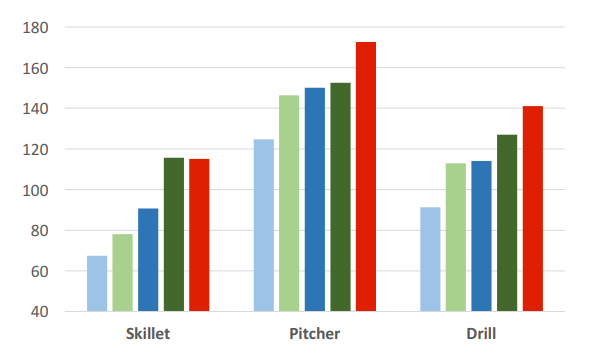
#> input picture test_image.png, 592 x 356 px
$ python bar_extracter.py
#> lines starting #> are read from the running program, lines starting #| are printed output that depends on the picture; after the words box and inside, x2 and y2 are one past the last pixel; in counts of white or black regions, pixels touching at a corner belong together
import cv2
import numpy as np
import matplotlib.pyplot as plt


def obtainbars(img):
    """
    Pass a gray scaled image as input to obtain only the bars
    """


    # Thresholding the image
    (thresh, img_bin) = cv2.threshold(img, 240, 255,0)
    # Invert the image
    img_bin = 255-img_bin

    # Defining a kernel length
    kernel_length = np.array(img).shape[1]//80

    # A horizontal kernel of (kernel_length X 1), which will help to detect all the horizontal line from the image.
    hori_kernel = cv2.getStructuringElement(cv2.MORPH_RECT, (kernel_length, 10))

    # A kernel of (3 X 3) ones.
    kernel = cv2.getStructuringElement(cv2.MORPH_RECT, (3, 3))


    # Morphological operation to detect horizontal lines from an image
    img_temp2 = cv2.erode(img_bin, hori_kernel, iterations=3)
    horizontal_lines_img = cv2.dilate(img_temp2, hori_kernel, iterations=3)
    horizontal_lines_img = 255-horizontal_lines_img

    return horizontal_lines_img

if __name__=="__main__":
    # Read the image
    # img = cv2.imread('1.png', 0)
    img=cv2.imread('test_image.png',0)
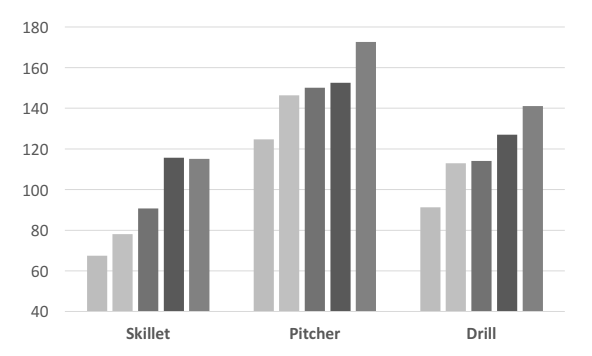
#> img: shape (356, 592); min 89, max 255, mean 225.8
    horizontal_lines_img=obtainbars(img)
#> in obtainbars, `(thresh, img_bin) = cv2.threshold(img, 240, 255,0)`:
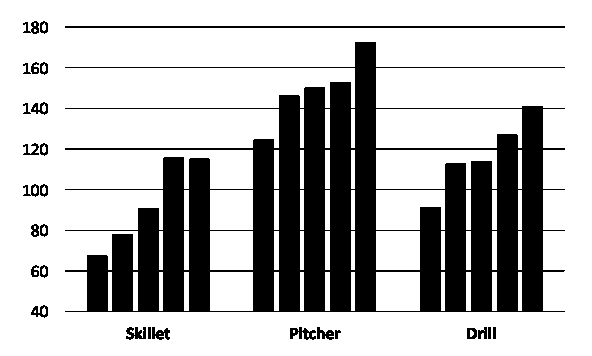
#> img_bin: shape (356, 592); 72.9% white; 28 black regions, largest, box (x1, y1, x2, y2) and area: (65, 42, 565, 312) 54113, (65, 26, 565, 28) 1000, (290, 327, 316, 340) 191
#> in obtainbars, `img_temp2 = cv2.erode(img_bin, hori_kernel, iterations=3)`:
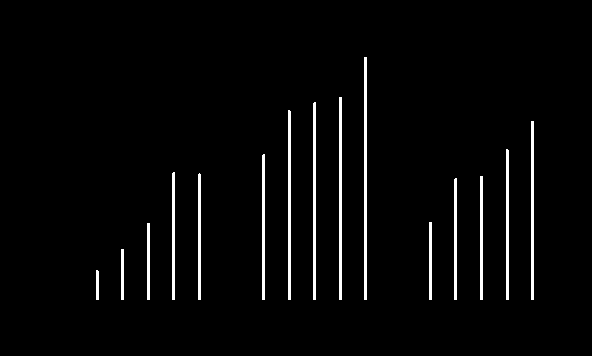
#> img_temp2: shape (356, 592); 2.9% white; 15 white regions, largest, box (x1, y1, x2, y2) and area: (364, 57, 367, 300) 729, (339, 97, 342, 300) 609, (313, 102, 316, 300) 593
#> in obtainbars, `horizontal_lines_img = cv2.dilate(img_temp2, hori_kernel, iterations=3)`:
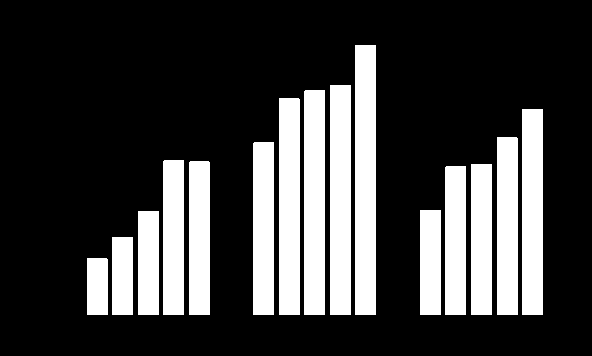
#> horizontal_lines_img: shape (356, 592); 24.4% white; 15 white regions, largest, box (x1, y1, x2, y2) and area: (355, 45, 376, 315) 5670, (330, 85, 351, 315) 4830, (304, 90, 325, 315) 4724
    # cv2.imwrite("please_test.png",horizontal_lines_img)
    plt.imshow(horizontal_lines_img,cmap="gray")
    plt.show()

$ run again, with 1.png copied over test_image.png
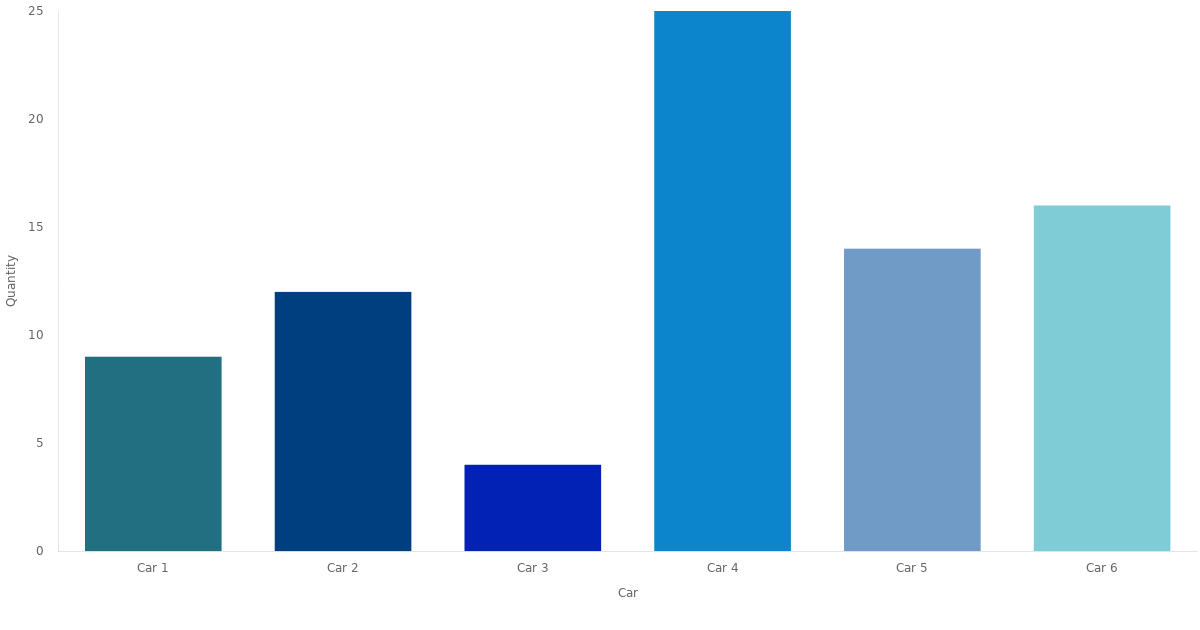
#> input picture 1.png, 1200 x 630 px
#> in obtainbars, `(thresh, img_bin) = cv2.threshold(img, 240, 255,0)`:
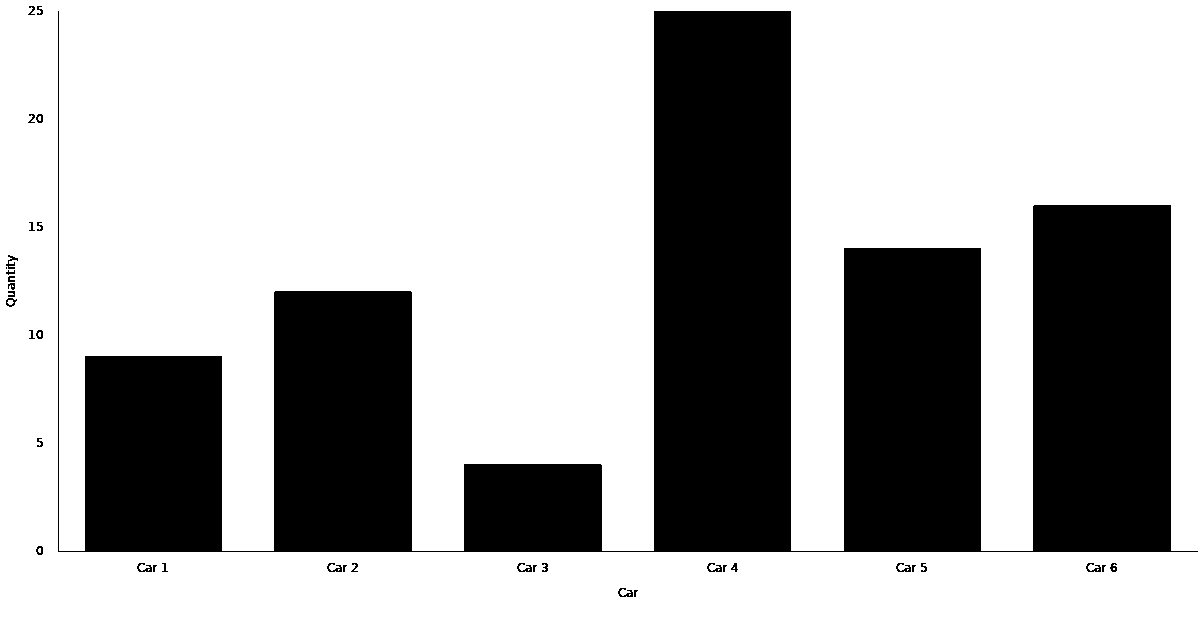
#> img_bin: shape (630, 1200); 68.1% white; 38 black regions (8 under 20 px), largest, box (x1, y1, x2, y2) and area: (58, 11, 1198, 552) 239516, (6, 255, 18, 269) 69, (137, 563, 152, 572) 64
#> img_temp2: shape (630, 1200); 19.9% white; 6 white regions, box (x1, y1, x2, y2) and area: (675, 26, 770, 540) 48830, (1054, 220, 1150, 540) 30719, (865, 263, 960, 540) 26315, (295, 306, 391, 540) 22462, (106, 371, 201, 540) 16055, (485, 479, 581, 540) 5855
#> in obtainbars, `horizontal_lines_img = cv2.dilate(img_temp2, hori_kernel, iterations=3)`:
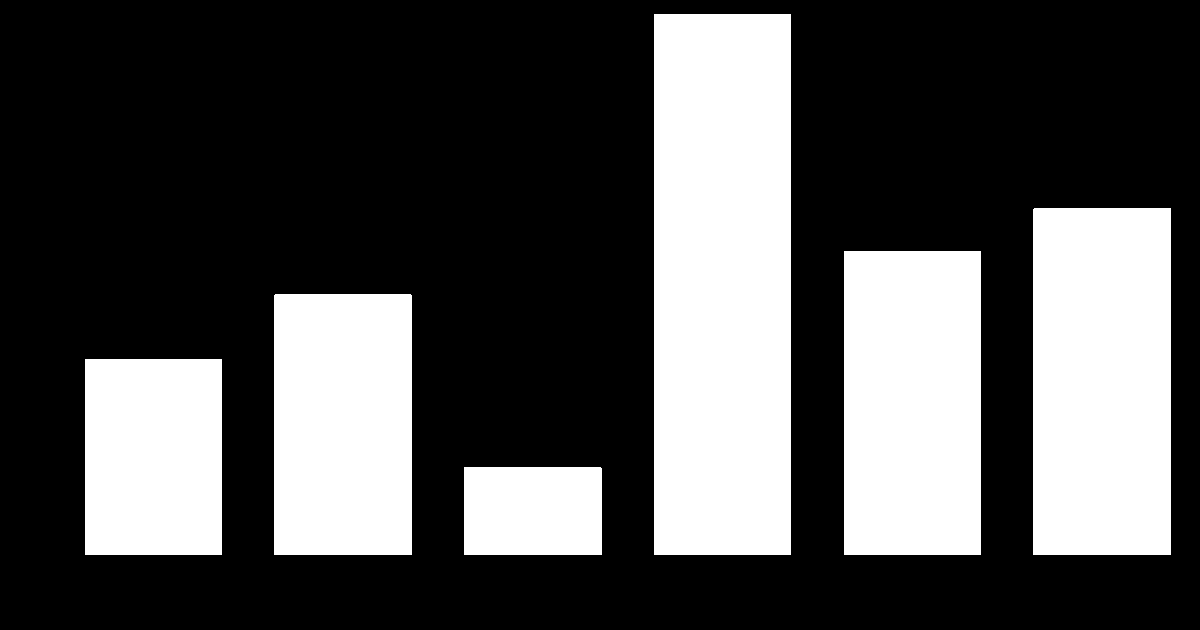
#> horizontal_lines_img: shape (630, 1200); 31.6% white; 6 white regions, box (x1, y1, x2, y2) and area: (654, 14, 791, 555) 74117, (1033, 208, 1171, 555) 47885, (844, 251, 981, 555) 41648, (274, 294, 412, 555) 36016, (85, 359, 222, 555) 26852, (464, 467, 602, 555) 12143

$ run again, with 1_test.png copied over test_image.png
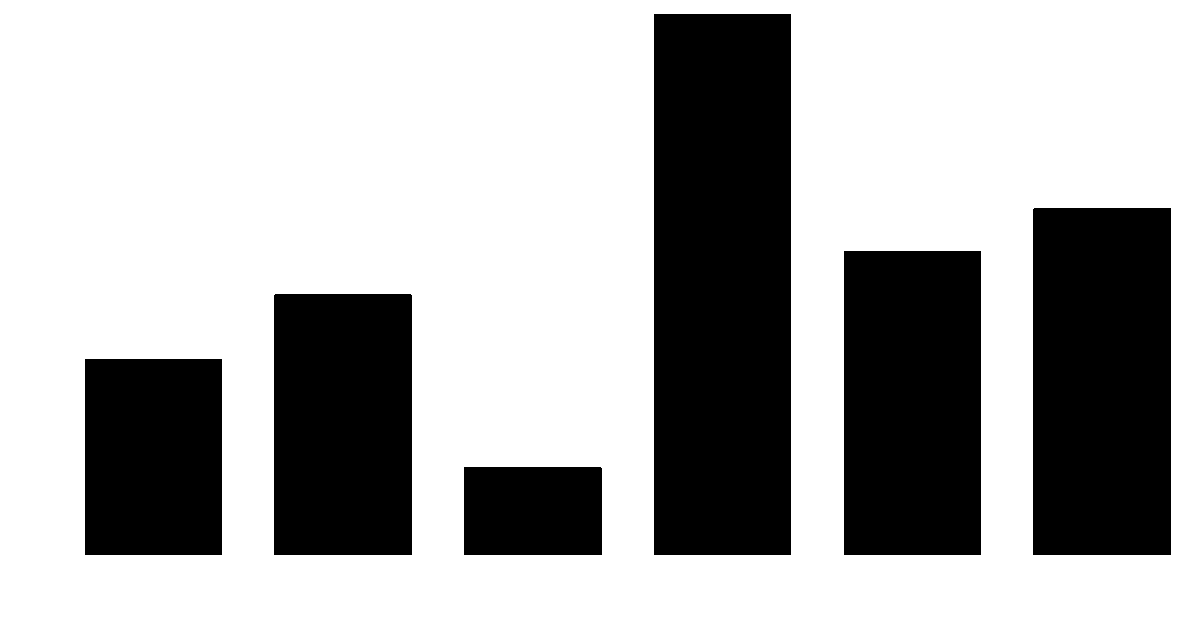
#> input picture 1_test.png, 1200 x 630 px
#> img: shape (630, 1200); 68.4% white; 6 black regions, box (x1, y1, x2, y2) and area: (654, 14, 791, 555) 74117, (1033, 208, 1171, 555) 47885, (844, 251, 981, 555) 41648, (274, 294, 412, 555) 36016, (85, 359, 222, 555) 26852, (464, 467, 602, 555) 12143
#> in obtainbars, `img_temp2 = cv2.erode(img_bin, hori_kernel, iterations=3)`:
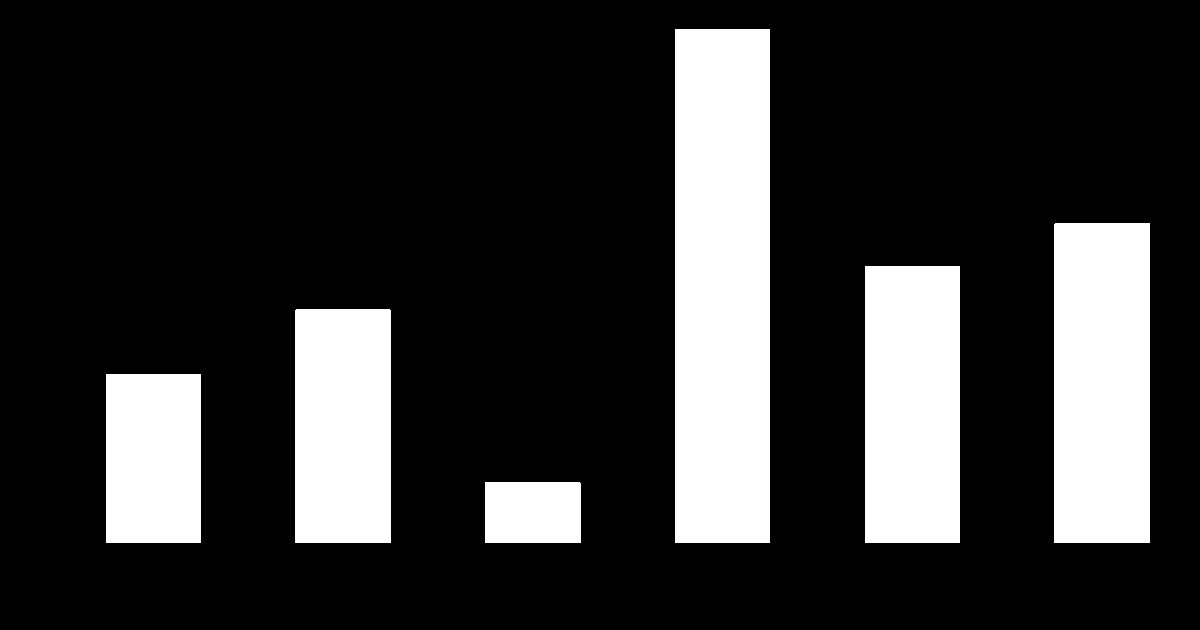
#> img_temp2: shape (630, 1200); 19.9% white; 6 white regions, box (x1, y1, x2, y2) and area: (675, 29, 770, 543) 48830, (1054, 223, 1150, 543) 30719, (865, 266, 960, 543) 26315, (295, 309, 391, 543) 22462, (106, 374, 201, 543) 16055, (485, 482, 581, 543) 5855
#> in obtainbars, `horizontal_lines_img = cv2.dilate(img_temp2, hori_kernel, iterations=3)`:
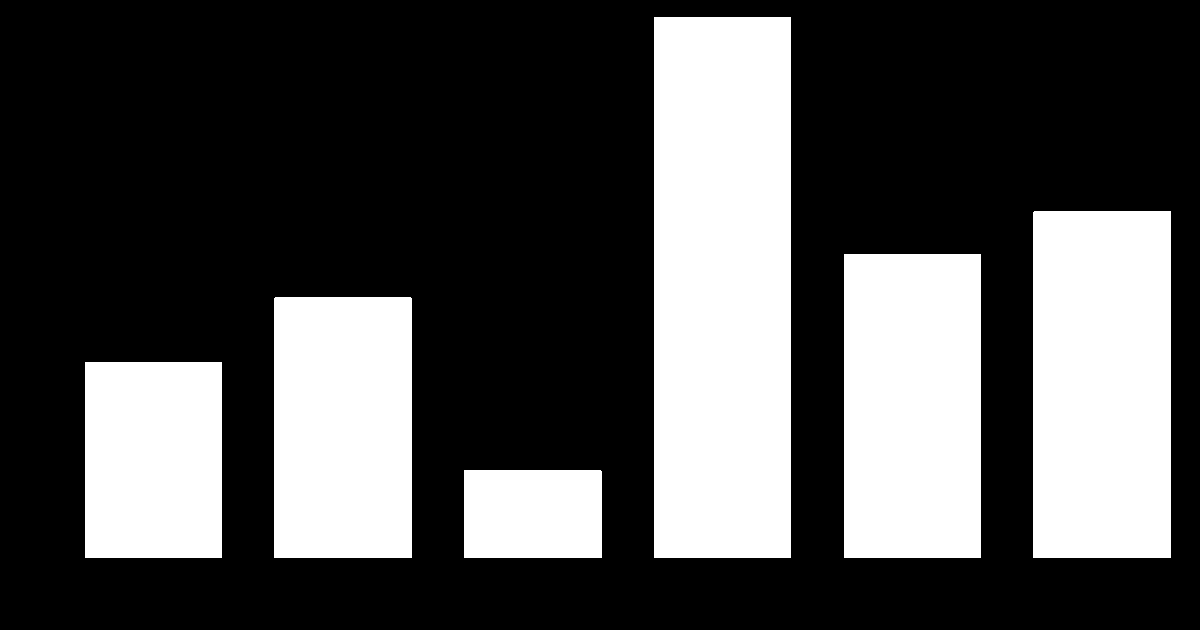
#> horizontal_lines_img: shape (630, 1200); 31.6% white; 6 white regions, box (x1, y1, x2, y2) and area: (654, 17, 791, 558) 74117, (1033, 211, 1171, 558) 47885, (844, 254, 981, 558) 41648, (274, 297, 412, 558) 36016, (85, 362, 222, 558) 26852, (464, 470, 602, 558) 12143

$ run again, with horizontal_lines.png copied over test_image.png
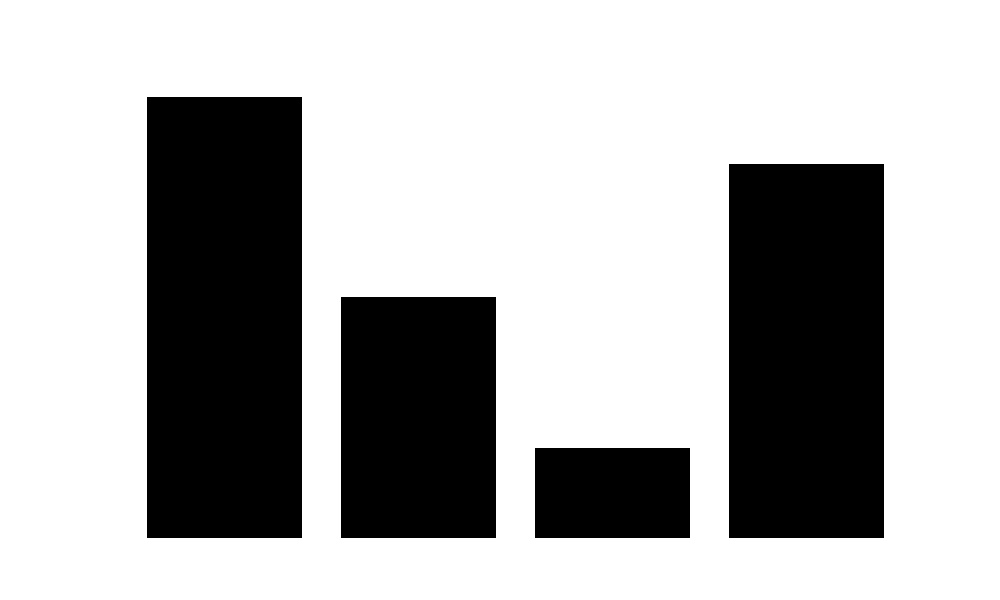
#> input picture horizontal_lines.png, 1000 x 600 px
#> img is the input picture: shape (600, 1000); min 0, max 255, mean 179.5
#> in obtainbars, `img_bin = 255-img_bin`:
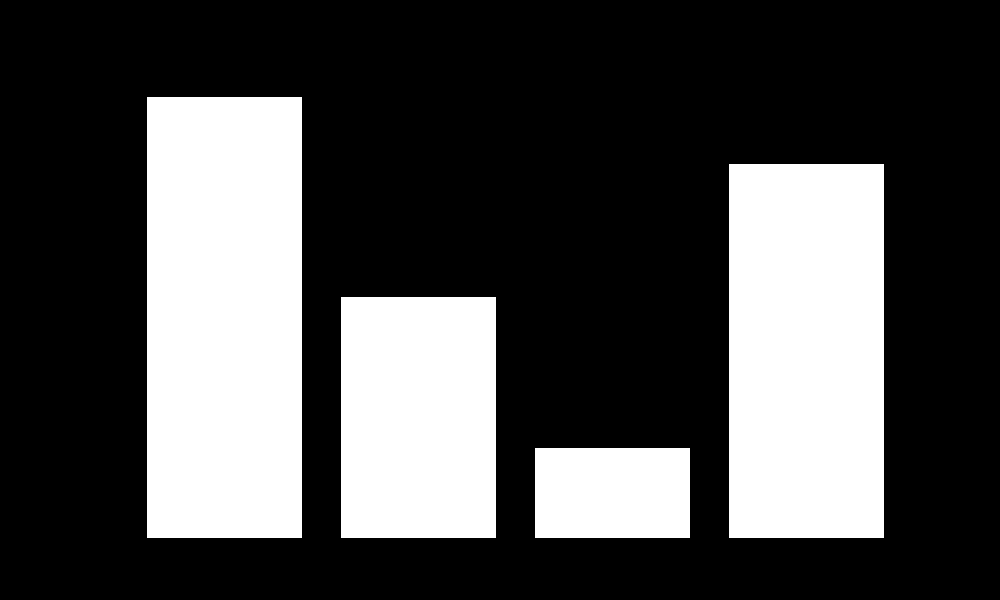
#> img_bin: shape (600, 1000); 29.6% white; 4 white regions, box (x1, y1, x2, y2) and area: (147, 97, 302, 538) 68355, (729, 164, 884, 538) 57970, (341, 297, 496, 538) 37355, (535, 448, 690, 538) 13950
#> img_temp2: shape (600, 1000); 21.1% white; 4 white regions, box (x1, y1, x2, y2) and area: (165, 112, 287, 526) 50508, (747, 179, 869, 526) 42334, (359, 312, 481, 526) 26108, (553, 463, 675, 526) 7686
#> in obtainbars, `horizontal_lines_img = cv2.dilate(img_temp2, hori_kernel, iterations=3)`:
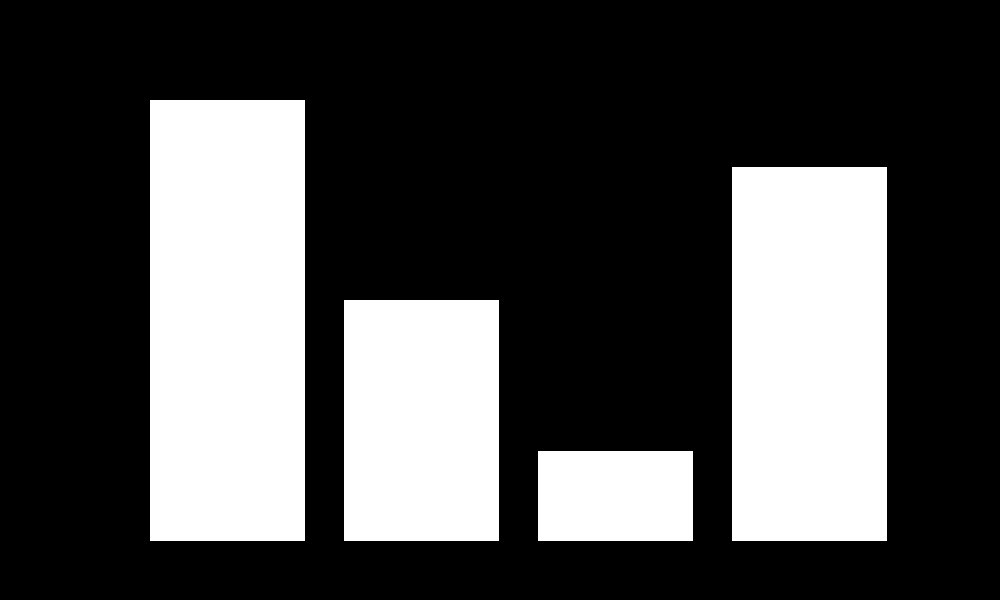
#> horizontal_lines_img: shape (600, 1000); 29.6% white; 4 white regions, box (x1, y1, x2, y2) and area: (150, 100, 305, 541) 68355, (732, 167, 887, 541) 57970, (344, 300, 499, 541) 37355, (538, 451, 693, 541) 13950
